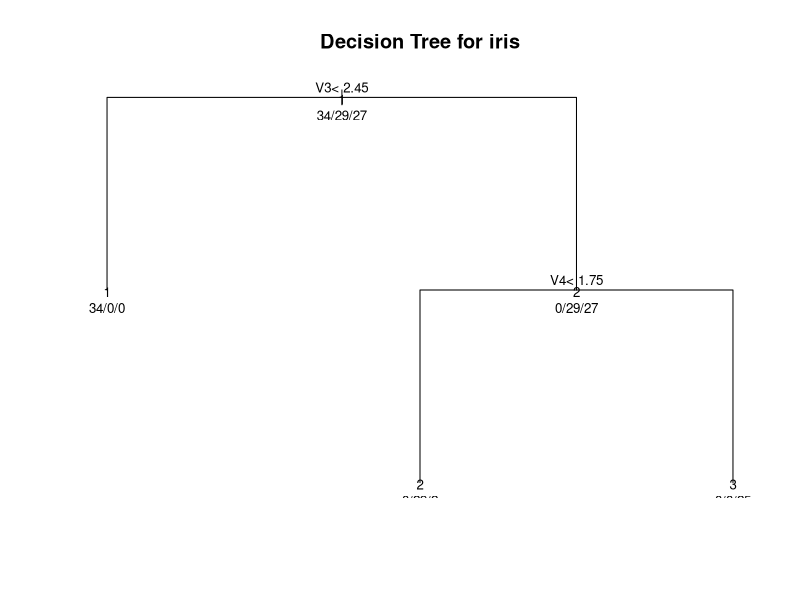

Generate this figure with R:
# -------------------------
# Read in "iris.csv" from last week's clustering lab.
# Write a script to do the following:
# 
# 1) Learn a decision tree for the 3 classes of iris. Save some data for testing.
#    Mix up the ordering of the rows - use iris_rand=iris[sample(150,150,)] to do this.
# 2) Test it by scoring the accuracy on test data using different degrees of pruning.
# 3) Scatterplot 2 selected variables of the data (and colour code according 
#    to the decision tree output), display the learnt tree and calculate the accuracy.
# 4) Compare the accuracy of the different pruned trees to KNN with different values of k.
# -------------------------

# Read in datasets and combine them into one
iris <- cbind(
  read.csv("../Lab 2 - Clustering/iris.csv", sep=",", header=FALSE),
  read.csv("../Lab 2 - Clustering/iris_real.csv", sep=",", header=FALSE)
)

# Post-concatenation, col 5 is the same as col 1, so rename it to avoid confusion
names(iris)[5] = "V5"

# Randomise the dataset
iris_rand <- iris[sample(150, 150), ]

# Separate values (X) and class (y)
X <- iris_rand[, 1:4]
y <- iris_rand[, 5]

# Create train and test datasets (60/40 split)
X_train <- X[1:90, ]
y_train <- y[1:90]

X_test <- X[90:150, ]
y_test <- y[90:150]

# Create a decision tree
install.packages("rpart")
library(rpart)
fit <- rpart(y_train~., method="class", data=X_train)

# Plot the decision tree
plot(fit, uniform=TRUE, main="Decision Tree for iris")
text(fit, use.n=TRUE, all=TRUE, cex=.8)

# Make predictions on the test set
irispred <- predict(fit, X_test, type="class")

# Compare this to the actual test values to get the accuracy
accuracy = sum(irispred == y_test) / length(y_test)
print(accuracy)
